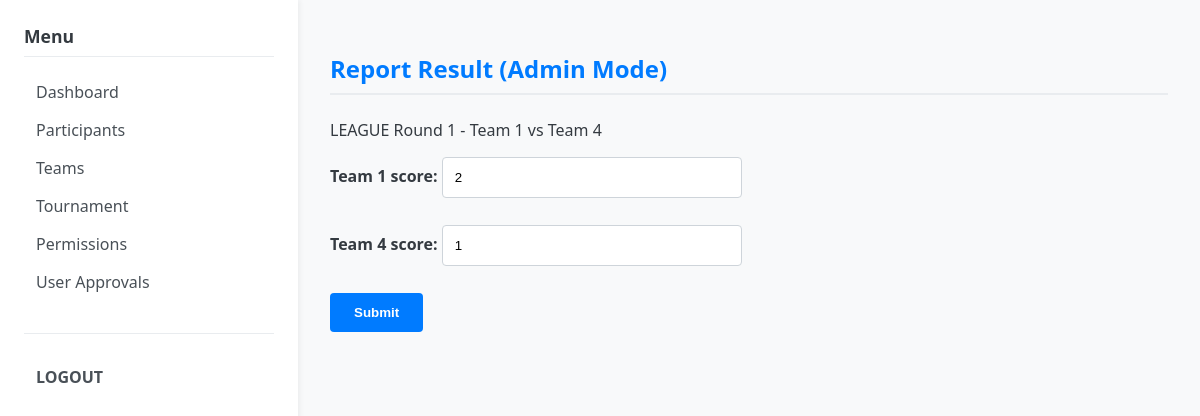
Before: /admin/matches/3/report (signed in) with the older database file.
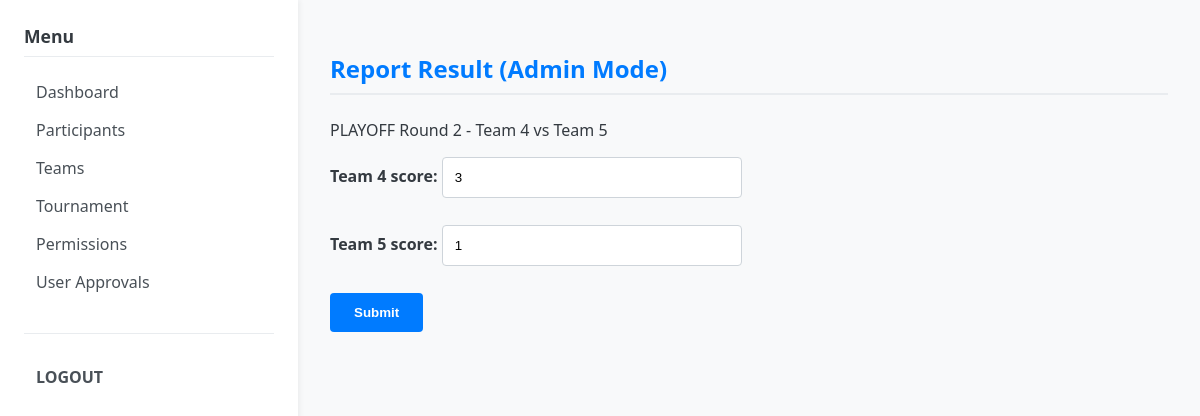
After: the same page with the newer database file.
### models.py (models this page shows)
class Match(db.Model):
    __tablename__ = "matches"
    id = db.Column(db.Integer, primary_key=True)
    tournament_id = db.Column(db.Integer, db.ForeignKey("tournaments.id"), nullable=False)
    stage = db.Column(db.String(16), default="LEAGUE")  # LEAGUE / PLAYOFF / FINAL
    round_no = db.Column(db.Integer)    # 라운드 번호(1,2,3,...)
    match_no = db.Column(db.Integer)    # 해당 라운드 내 경기 번호
    team1_id = db.Column(db.Integer, db.ForeignKey("teams.id"), nullable=False)
    team2_id = db.Column(db.Integer, db.ForeignKey("teams.id"), nullable=False)
    scheduled_at = db.Column(db.DateTime)
    status = db.Column(db.String(16), default="SCHEDULED")  # SCHEDULED / DONE
    team1_score = db.Column(db.Integer)
    team2_score = db.Column(db.Integer)
    winner_team_id = db.Column(db.Integer, db.ForeignKey("teams.id"))
    tournament = db.relationship("Tournament")
    team1 = db.relationship("Team", foreign_keys=[team1_id])
    team2 = db.relationship("Team", foreign_keys=[team2_id])
    winner_team = db.relationship("Team", foreign_keys=[winner_team_id])

class Team(db.Model):
    __tablename__ = "teams"
    id = db.Column(db.Integer, primary_key=True)
    name = db.Column(db.String(64), nullable=False)
    tournament_id = db.Column(db.Integer, db.ForeignKey("tournaments.id"), nullable=False)
    captain_user_id = db.Column(db.Integer, db.ForeignKey("users.id"))
    tournament = db.relationship("Tournament", back_populates="teams")
    members = db.relationship("TeamMember", back_populates="team")
    captain = db.relationship("User", foreign_keys=[captain_user_id])

### app.py (the view, shortened to what this page needs)
@app.route("/admin/matches/<int:match_id>/report", methods=["GET", "POST"])
@login_required(role="ADMIN") # 관리자 권한만 확인
def admin_match_report(match_id):
    m = Match.query.get_or_404(match_id)
    tournament = Tournament.query.get(m.tournament_id)
    return render_template("admin/match_report.html", match=m)

### app.py (called while the page is built)
def current_user():
    user_id = session.get("user_id")
    if not user_id:
        return None
    user = User.query.get(user_id)
    return user

def login_required(role=None):
    def decorator(fn):
        from functools import wraps
        @wraps(fn)
        def wrapper(*args, **kwargs):
            user = current_user()
            active_role = session.get("role")
            if not user or not active_role:
                return redirect(url_for("login_page"))
            if role and active_role != role:
                flash("Permission denied. You are logged in as " + active_role + ".")
                return redirect(url_for("login_page"))
            return fn(*args, **kwargs)
        return wrapper
    return decorator

@app.context_processor
def inject_helpers():
    return dict(
        calculate_estimated_score=calculate_estimated_score,
        get_user_score=get_user_score,
        get_member_weighted_score=get_member_weighted_score,
    )

### templates/admin/match_report.html
{% extends "base.html" %}
{% block content %}
<h2>Report Result (Admin Mode)</h2>
<p>{{ match.stage }} Round {{ match.round_no }} - {{ match.team1.name }} vs {{ match.team2.name }}</p>
<form action="{{ url_for('admin_match_report', match_id=match.id) }}" method="post">
    <label>{{ match.team1.name }} score:
        <input type="number" name="team1_score" value="{{ match.team1_score or 0 }}">
    </label>
    <br>
    <label>{{ match.team2.name }} score:
        <input type="number" name="team2_score" value="{{ match.team2_score or 0 }}">
    </label>
    <br>
    <button type="submit">Submit</button>
</form>
{% endblock %}

Changed rows visible on the page:
no longer on this page (row edited): Team: team1.name "Team 1"
changed Match: stage "LEAGUE" → "PLAYOFF"; round_no "1" → "2"; team1_score "2" → "3"
now on this page (row edited): Team: team2.name "Team 5"
Other visible differences:
{{ match.team1.name }}: "Team 1" → "Team 4"
{{ match.team2.name }}: "Team 4" → "Team 5"
